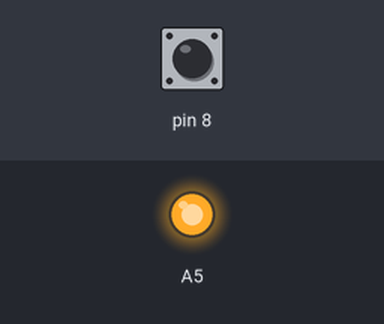
Bench run of a sketch on a simulated Arduino Uno, built with avr-gcc and run on an emulated ATmega328P. Parts: output pins drawn as LEDs (lit = HIGH). The test bench sets the inputs (shaded band); at power-on: pin 8 LOW. What the sketch prints to the serial monitor is not drawn.

Above: at 1.2 s.
1.3 s: pin 8 pulsed HIGH 2 times (0.12 s each, 0.3 s apart)
4.9 s: pin 8 pulsed HIGH 2 times (0.12 s each, 0.3 s apart)
Timing chart, 0 to 7.9 s (numbered marks = the images above; inputs shaded):
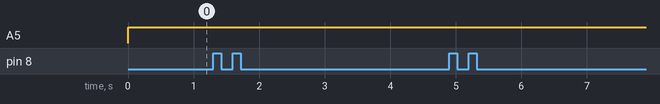

The sketch:

tachometer.ino
```cpp
volatile int count=0,times=0;

void setup() {
pinMode(A5,OUTPUT);
  // put your setup code here, to run once:
 PCICR |= (1 << PCIE0);                             // set PCIE0 to enable PCMSK0 scan
  PCMSK0 |= (1 << PCINT0);                           // set PCINT0 (digital input 8) to trigger an interrupt on state change
Serial.begin(9600);
}

void wait(unsigned long i){


  if (i > 16380) {
 times=millis()+i/1000;
 while(millis()<times){

 //   }
  }
  }
 else{
   times=micros()+i;
      while(micros()<times){
   // Serial.println(micros());
    }
 }
}

ISR(PCINT0_vect){

  if(PINB & B00000001){   count++;  }


  }

void loop() {
  // put your main code here, to run repeatedly:
Serial.println(count);

if(digitalRead(8)==LOW){
  Serial.println("it is low");}
 digitalWrite(A5,HIGH);

}
```

Measured:
- after the input at 1.3 s, every drawn part: stays the same
- after the input at 4.9 s, every drawn part: stays the same
